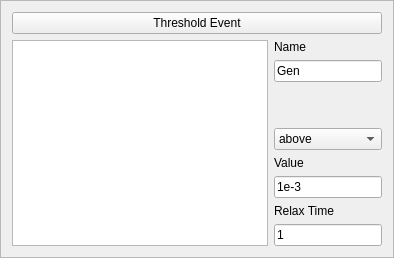
              <widget class="QFrame" name="frame_8">
               <property name="frameShape">
                <enum>QFrame::StyledPanel</enum>
               </property>
               <property name="frameShadow">
                <enum>QFrame::Raised</enum>
               </property>
               <layout class="QVBoxLayout" name="verticalLayout_39">
                <item>
                 <layout class="QVBoxLayout" name="verticalLayout_27">
                  <item>
                   <widget class="QPushButton" name="ButThres">
                    <property name="text">
                     <string>Threshold Event</string>
                    </property>
                   </widget>
                  </item>
                  <item>
                   <layout class="QHBoxLayout" name="horizontalLayout_15">
                    <item>
                     <widget class="QListWidget" name="LstSlots">
                      <property name="selectionMode">
                       <enum>QAbstractItemView::SingleSelection</enum>
                      </property>
                     </widget>
                    </item>
                    <item>
                     <layout class="QVBoxLayout" name="verticalLayout_26">
                      <item>
                       <layout class="QVBoxLayout" name="verticalLayout_28">
                        <item>
                         <widget class="QLabel" name="label_25">
                          <property name="text">
                           <string>Name</string>
                          </property>
                         </widget>
                        </item>
                        <item>
                         <widget class="QLineEdit" name="TxvThName">
                          <property name="text">
                           <string>Gen</string>
                          </property>
                         </widget>
                        </item>
                       </layout>
                      </item>
                      <item>
                       <spacer name="verticalSpacer_3">
                        <property name="orientation">
                         <enum>Qt::Vertical</enum>
                        </property>
                        <property name="sizeHint" stdset="0">
                         <size>
                          <width>20</width>
                          <height>40</height>
                         </size>
                        </property>
                       </spacer>
                      </item>
                      <item>
                       <widget class="QComboBox" name="CmbThSign">
                        <item>
                         <property name="text">
                          <string>above</string>
                         </property>
                        </item>
                        <item>
                         <property name="text">
                          <string>below</string>
                         </property>
                        </item>
                       </widget>
                      </item>
                      <item>
                       <layout class="QVBoxLayout" name="verticalLayout_19">
                        <item>
                         <widget class="QLabel" name="label_23">
                          <property name="text">
                           <string>Value</string>
                          </property>
                         </widget>
                        </item>
                        <item>
                         <widget class="QLineEdit" name="TxvThVal">
                          <property name="text">
                           <string>1e-3</string>
                          </property>
                         </widget>
                        </item>
                       </layout>
                      </item>
                      <item>
                       <layout class="QVBoxLayout" name="verticalLayout_25">
                        <item>
                         <widget class="QLabel" name="label_24">
                          <property name="text">
                           <string>Relax Time</string>
                          </property>
                         </widget>
                        </item>
                        <item>
                         <widget class="QLineEdit" name="TxvThRTime">
                          <property name="text">
                           <string>1</string>
                          </property>
                         </widget>
                        </item>
                       </layout>
                      </item>
                     </layout>
                    </item>
                   </layout>
                  </item>
                 </layout>
                </item>
               </layout>
              </widget>
